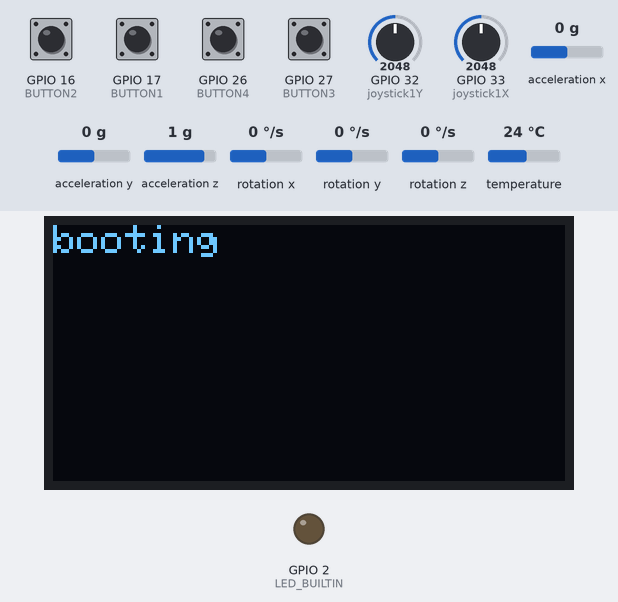
A program run on a simulated ESP32. On the bench: 128×64 one-colour display, output pins drawn as LEDs (lit = HIGH). Inputs (shaded band) come from the test bench; at power-on: GPIO 16 (BUTTON2), GPIO 17 (BUTTON1), GPIO 26 (BUTTON4), GPIO 27 (BUTTON3) HIGH, GPIO 32 (joystick1Y) = 2048, GPIO 33 (joystick1X) = 2048, acceleration x 0 g, acceleration y 0 g, acceleration z 1 g, rotation x 0 °/s, rotation y 0 °/s, rotation z 0 °/s, temperature 24 °C. No radio packets arrive unless stated; what the program prints to the serial monitor is not drawn.

Above: at 1.2 s.
1.3 s: GPIO 26 (BUTTON4) pulled LOW for 0.15 s
At 1.8 s:
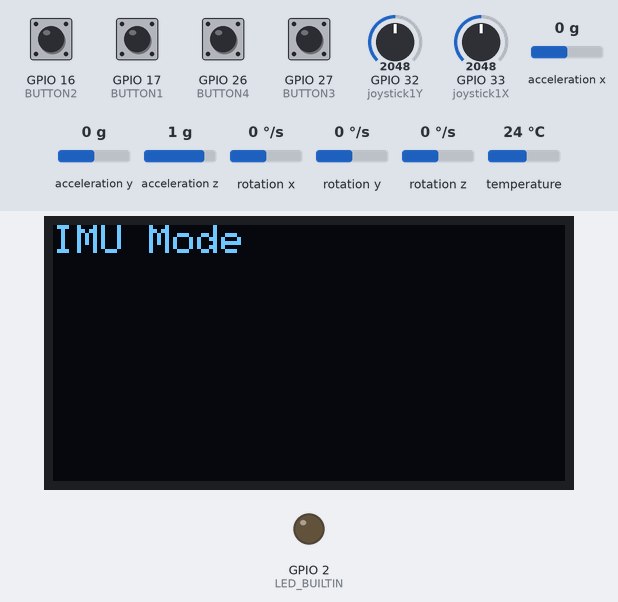
2.9 s: GPIO 26 (BUTTON4) pulled LOW for 1 s
At 3.5 s:
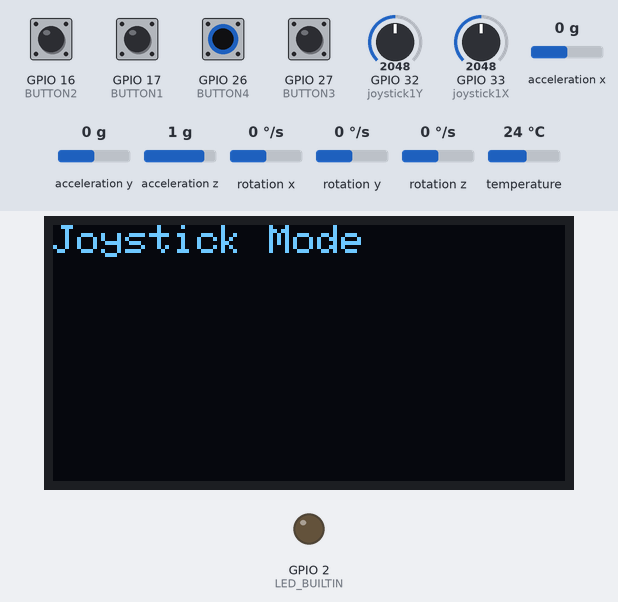
5.4 s: GPIO 26 (BUTTON4) pulled LOW for 0.15 s
At 6.6 s:
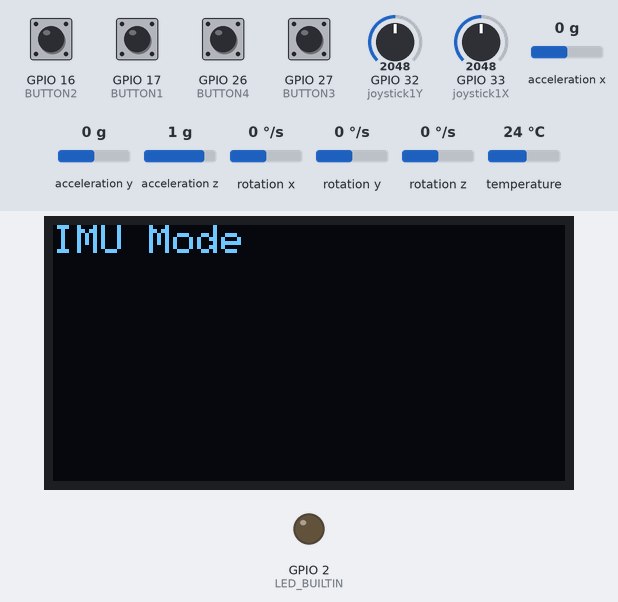
Timing chart, 0 to 8.4 s (numbered marks = the images above; inputs shaded):
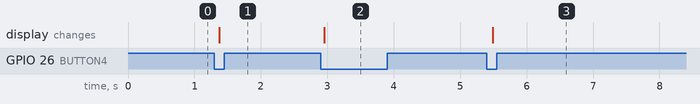

The program:

main.cpp
```cpp
//remote v1
#include <Arduino.h>
#include <RF24.h>
#include <nRF24L01.h>
#include <Adafruit_SSD1306.h>
#include <Adafruit_GFX.h>
#include <Adafruit_MPU6050.h>
#include <Wire.h>
#include <SPI.h>
#include <IRremote.hpp>

#define LED_BUILTIN 2

#define JoystickMode 0
#define IMUMode 1

#define BUTTON1 17
#define BUTTON2 16
#define BUTTON3 27
#define BUTTON4 26

const int joystick1X = 33;
const int joystick1Y = 32;
const int joystick1SW = 25;
const int irPin = 13;

const int mpuaddr = 104; // because AD0 is pulled low
const int ssd1306addr = 0x3C; // sometimes 0x3D

const int nrfCS = 5;
const int nrfCE = 4;

const int screenWidth = 128;
const int screenHeight = 64;

const byte address[6] = "ADDR1";
RF24 nrf(nrfCE, nrfCS);

Adafruit_SSD1306 display(screenWidth, screenHeight, &Wire, -1);
Adafruit_MPU6050 mpu6050;
sensors_event_t accelerometer, gyro, temp;
// note: Adafruit_MPU6050.h needs to be modified for the correct WHO_AM_I address (my clone uses 0x98 which is annoying)


int operatingMode = JoystickMode;

double yAngle = 0;

void buttonChecker(void *pvParameters) {
  int64_t button1CD = 0, button2CD = 0, button3CD = 0, button4CD = 0;
  for(;;) {
    int64_t currentTime = esp_timer_get_time();

    if(digitalRead(BUTTON1) == LOW && currentTime - button1CD >= 670000) {
      button1CD = currentTime;
    }
    if(digitalRead(BUTTON2) == LOW && currentTime - button2CD >= 670000) {
      button2CD = currentTime;
    }
    if(digitalRead(BUTTON3) == LOW && currentTime - button3CD >= 670000) { // disarm a drone
      const char message[] = "disarm";
      nrf.write(&message, sizeof(message));

      button3CD = currentTime;
    }
    if(digitalRead(BUTTON4) == LOW && currentTime - button4CD >= 1200000) { // cycle through operating modes
      operatingMode = !operatingMode;

      display.fillRect(0, 0, 128, 16, SSD1306_BLACK);
      display.setCursor(0, 0);
      display.print(operatingMode == JoystickMode ? "Joystick Mode": "IMU Mode");
      display.display();
      if(operatingMode == IMUMode) {
        yAngle = accelerometer.acceleration.y;
      }
      button4CD = currentTime;
    }
    vTaskDelay(67);
  }
}

void transmitLoop(void *pvParameters) {
  for(;;) {
    if(operatingMode == JoystickMode) {
      int stick1RawX = analogRead(joystick1X);
      const char* stick1DirX = stick1RawX <= 4000 && stick1RawX >= 95 ? "NEUTRALX" : (stick1RawX < 95 ? "LEFT" : "RIGHT");

      int stick1RawY = analogRead(joystick1Y);
      const char* stick1DirY = stick1RawY <= 4000 && stick1RawY >= 95 ? "NEUTRALY" : (stick1RawY < 95 ? "UP" : "DOWN");

      Serial.println(strlen(stick1DirX));

      const char balls[] = "";

      nrf.write(stick1DirX, strlen(stick1DirX));
      nrf.write(stick1DirY, strlen(stick1DirY));

    } else if(operatingMode == IMUMode) {
      mpu6050.getEvent(&accelerometer, &gyro, &temp);

      double angleThreshold = 2.41;
      double accX = accelerometer.acceleration.x;
      double accY = accelerometer.acceleration.y;


      if(accX >= angleThreshold) {
        const char message[] = "LEFT";
        nrf.write(&message, sizeof(message));
      } else if(accX <= -angleThreshold) {
        const char message[] = "RIGHT";
        nrf.write(&message, sizeof(message));
      } else {
        const char message[] = "NEUTRALX";
        nrf.write(&message, sizeof(message));
      }
    }
    vTaskDelay(6);
  }
}

TaskHandle_t xButtonCheckerHandle = NULL;
TaskHandle_t xTransmitLoop = NULL;

void setup() {
  Serial.begin(115200);
  Serial.println("LIGM");

  pinMode(2, OUTPUT);
  pinMode(13, INPUT_PULLUP);
  pinMode(BUTTON1, INPUT_PULLUP);
  pinMode(BUTTON2, INPUT_PULLUP);
  pinMode(BUTTON3, INPUT_PULLUP);
  pinMode(BUTTON4, INPUT_PULLUP);

  pinMode(34, INPUT);

  if(!display.begin(SSD1306_SWITCHCAPVCC, ssd1306addr)) {
    Serial.println("oled failed to start");
    for(;;);
  }
  display.clearDisplay();
  display.setCursor(0, 0);
  display.setTextColor(SSD1306_WHITE);
  display.println("booting");
  display.display();

  if(!nrf.begin()) {
    Serial.println("nrf24l01 failed to start");
  }
  nrf.openWritingPipe(address);
  nrf.setPALevel(RF24_PA_MIN);
  nrf.stopListening();


  if(!mpu6050.begin(mpuaddr, &Wire)) {
    Serial.println("imu failed to start");
    for(;;);
  }
  mpu6050.setFilterBandwidth(MPU6050_BAND_10_HZ);

  BaseType_t xButtonHandler = xTaskCreate(buttonChecker, "ButtonChecker", 4096, NULL, 1, &xButtonCheckerHandle);
  BaseType_t xTransmitHandler = xTaskCreate(transmitLoop, "TransmitLoop", 4096, NULL, 1, &xTransmitLoop);

  Serial.println("setup complete");
}

void loop() {
// fffffffffffffff
}
```

Measured:
- after the input at 1.3 s, the display: changes after 0.08 s (image 1)
- after the input at 2.9 s, the display: changes after 0.06 s (image 2)
- after the input at 5.4 s, the display: changes after 0.09 s (image 3)
